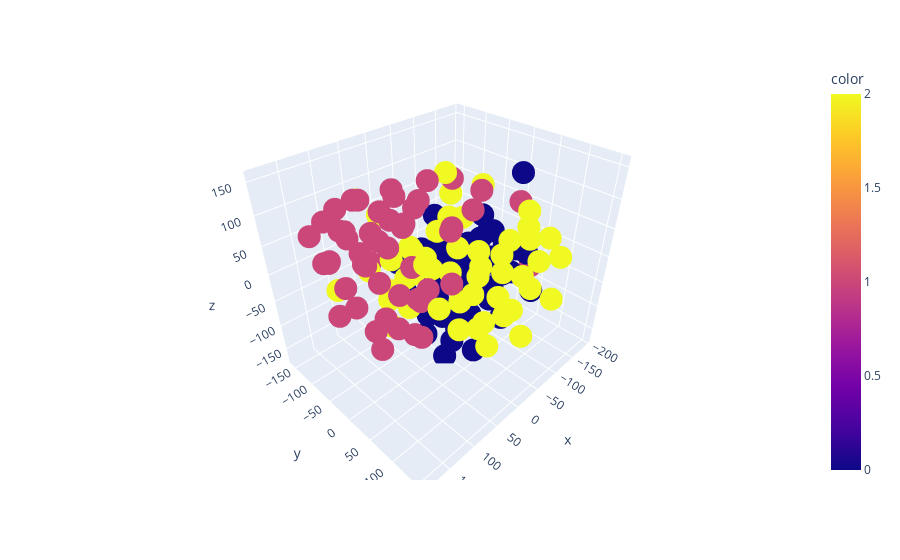

The notebook cell saved with this chart:
### Code cell
pred_t3 = tsne_func(n_components = 3, X = X)

### Figure 1 — Plotly figure (JSON) as saved in the notebook; plotly's stock layout.template omitted (floating-point values rounded to 4 significant figures; data arrays with more than 128 entries replaced by an {"elided": "..."} marker saying what was removed)
{"data": [{"hovertemplate": "x=%{x}<br>y=%{y}<br>z=%{z}<br>color=%{marker.color}<extra></extra>", "legendgroup": "", "marker": {"color": {"elided": "150 int values"}, "coloraxis": "coloraxis", "symbol": "circle"}, "mode": "markers", "name": "", "scene": "scene", "showlegend": false, "type": "scatter3d", "x": {"elided": "150 float values"}, "y": {"elided": "150 float values"}, "z": {"elided": "150 float values"}}], "layout": {"coloraxis": {"colorbar": {"title": {"text": "color"}}, "colorscale": [[0, "#0d0887"], [0.1111, "#46039f"], [0.2222, "#7201a8"], [0.3333, "#9c179e"], [0.4444, "#bd3786"], [0.5556, "#d8576b"], [0.6667, "#ed7953"], [0.7778, "#fb9f3a"], [0.8889, "#fdca26"], [1, "#f0f921"]]}, "legend": {"tracegroupgap": 0}, "margin": {"t": 60}, "scene": {"domain": {"x": [0, 1], "y": [0, 1]}, "xaxis": {"title": {"text": "x"}}, "yaxis": {"title": {"text": "y"}}, "zaxis": {"title": {"text": "z"}}}}}
